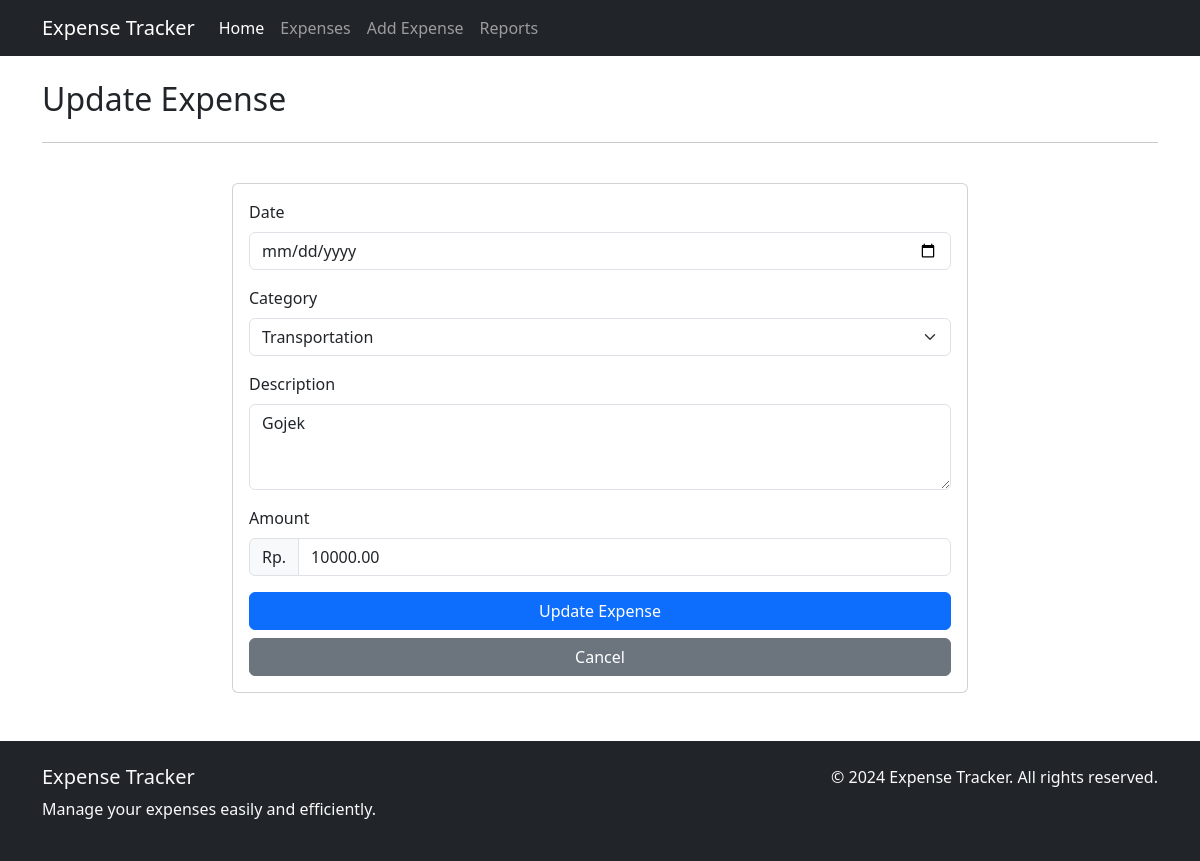
The app's page /form_update_expenses/6 with its own data.
### pengeluaran/models.py (models this page shows, shortened)
class Expenses(models.Model):
    amount = models.DecimalField(max_digits=10, decimal_places=2, null=True)
    description = models.CharField(max_length=255, null=True)
    category = models.CharField(max_length=100, null=True)
    date = models.DateField(null=True)
    created_at = models.DateTimeField(auto_now_add=True, null=True)
    updated_at = models.DateTimeField(auto_now=True, null=True)
    class Meta:
        verbose_name_plural = "Expenses"

### pengeluaran/views.py (the view)
# urls.py: path('form_update_expenses/<int:id>', form_update_expenses, name='form_update_expenses'),
def form_update_expenses(request, id):
    data_edit = Expenses.objects.get(id=id)
    context ={
        'data_edit':data_edit
    }
    return render(request, 'edit-expenses.html', context)

### pengeluaran/templates/edit-expenses.html (shortened to what this page needs)
{% extends 'base.html' %}
{% block content %}
<div class="container mt-4">
    <div class="row">
        <div class="col-12">
            <div class="d-flex justify-content-between align-items-center mb-4">
                <h2 class="mb-0">Update Expense</h2>
            </div>
            <hr>
        </div>
    </div>
</div>
<div class="container mt-4">
    <div class="row">
        <div class="col-md-8 mx-auto">
            <div class="card">
                <div class="card-body">
                    <form method="POST" action="{% url 'save_expenses' %}"   >
                        <div class="mb-3">
                            <label for="date" class="form-label">Date</label>
                            <input type="date" class="form-control" id="date" name="date" value="{{ data_edit.date }}" required>
                        </div>
                        <div class="mb-3">
                            <label for="category" class="form-label">Category</label>
                            <select class="form-select" id="category" name="category" required>
                                <option value="{{ data_edit.category }}">{{ data_edit.category }}</option>
                            </select>
                        </div>
                        <div class="mb-3">
                            <label for="description" class="form-label">Description</label>
                            <textarea class="form-control" id="description" name="description" rows="3" required>{{ data_edit.description }}</textarea>
                        </div>
                        <div class="mb-3">
                            <label for="amount" class="form-label">Amount</label>
                            <div class="input-group">
                                <span class="input-group-text">Rp.</span>
                                <input type="number" class="form-control" id="amount" name="amount" step="0.01" value="{{ data_edit.amount }}" required>
                            </div>
                        </div>
                        <div class="d-grid gap-2">
                            <button type="submit" class="btn btn-primary">Update Expense</button>
                            <a href="{% url 'expenses' %}" class="btn btn-secondary">Cancel</a>
                        </div>
                    </form>
                </div>
            </div>
        </div>
    </div>
</div>
{% endblock content %}

### records on screen
Expenses: category "Transportation", description "Gojek", amount "10000.00"
